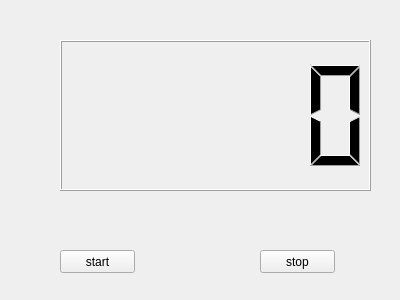
<?xml version="1.0" encoding="UTF-8"?>
<ui version="4.0">
 <class>MyWidget</class>
 <widget class="QWidget" name="MyWidget">
  <property name="geometry">
   <rect>
    <x>0</x>
    <y>0</y>
    <width>400</width>
    <height>300</height>
   </rect>
  </property>
  <property name="windowTitle">
   <string>MyWidget</string>
  </property>
  <widget class="QLCDNumber" name="lcdNumber">
   <property name="geometry">
    <rect>
     <x>60</x>
     <y>40</y>
     <width>311</width>
     <height>151</height>
    </rect>
   </property>
  </widget>
  <widget class="QPushButton" name="buttonStart">
   <property name="geometry">
    <rect>
     <x>60</x>
     <y>250</y>
     <width>75</width>
     <height>23</height>
    </rect>
   </property>
   <property name="text">
    <string>start</string>
   </property>
  </widget>
  <widget class="QPushButton" name="buttonClose">
   <property name="geometry">
    <rect>
     <x>260</x>
     <y>250</y>
     <width>75</width>
     <height>23</height>
    </rect>
   </property>
   <property name="text">
    <string>stop</string>
   </property>
  </widget>
 </widget>
 <layoutdefault spacing="6" margin="11"/>
 <resources/>
 <connections/>
</ui>
